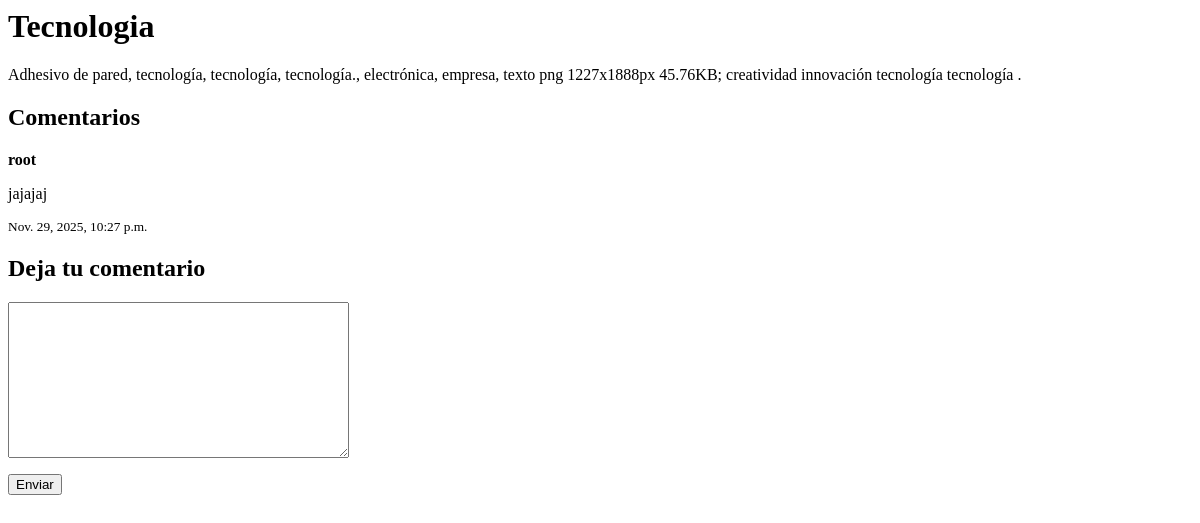
/comentario/comentar/3/ (signed in), run on an earlier commit of the app's database.
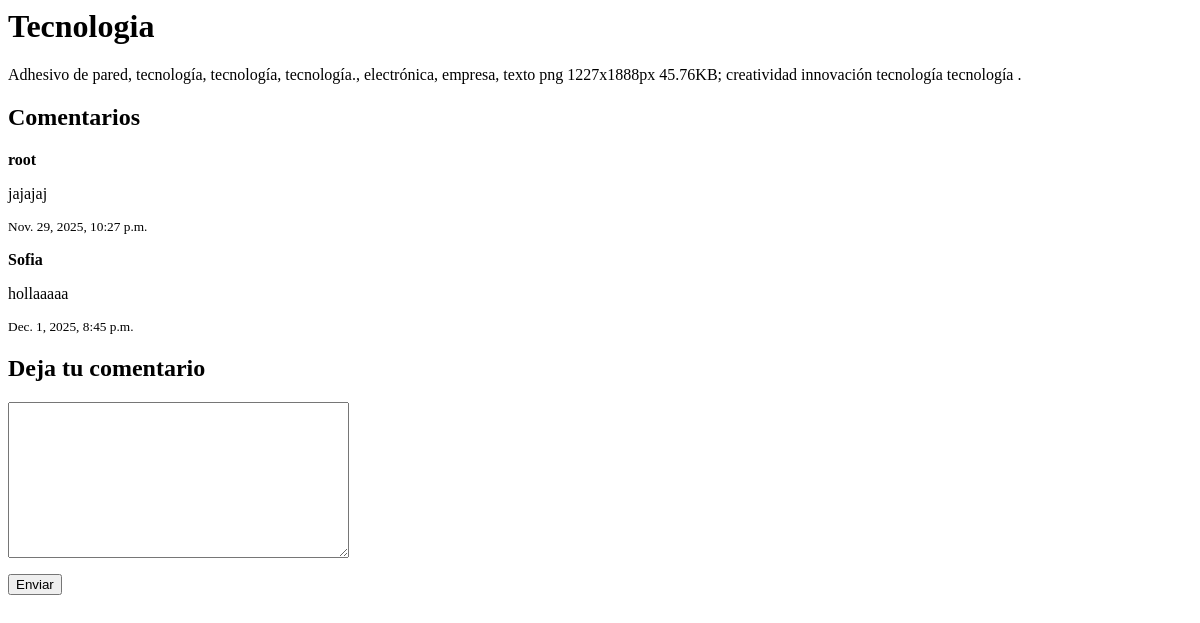
And on a later commit of the database.
### apps/comentario/models.py (models this page shows, shortened)
class Comentario(models.Model):
    articulo = models.ForeignKey('articulo.Articulo', on_delete=models.CASCADE, related_name='comentarios')
    usuario = models.ForeignKey(settings.AUTH_USER_MODEL, on_delete=models.CASCADE, related_name='comentarios')
    texto = models.TextField()
    fecha = models.DateTimeField(auto_now_add=True)

### apps/usuario/models.py (models this page shows, shortened)
class Usuario(AbstractUser):
    imagen = models.ImageField(null=True, blank=True,upload_to='usuario', default='usuario/user-default.png')

### apps/comentario/views.py (the view, shortened to what this page needs)
# urls.py: path('comentar/<int:id>/', ComentarArticuloView.as_view(), name='comentarArticulo'),
class ComentarArticuloView(LoginRequiredMixin, View):
    def get(self, request, id):
        articulo = get_object_or_404(Articulo, id=id)
        form = ComentarioForm()
        return render(request, 'comentario/comentar.html', {'form': form, 'articulo': articulo})

### apps/comentario/forms.py
class ComentarioForm(forms.ModelForm):
    texto = forms.CharField(
        widget=forms.Textarea(attrs={'placeholder': ''}),
        label=''
    )
    class Meta:
        model = Comentario
        fields = ['texto']

### templates/comentario/comentar.html (shortened to what this page needs)
<h1>{{ articulo.titulo }}</h1>
<p>{{ articulo.contenido }}</p>
<h2>Comentarios</h2>
{% for comentario in articulo.comentarios.all %}
<div class="comentario">
  <p><strong>{{ comentario.usuario.username }}</strong></p>
  <p>{{ comentario.texto }}</p>
  <p><small>{{ comentario.fecha }}</small></p>
</div>
{% endfor %}
<h2>Deja tu comentario</h2>
<form method="post" action="{% url 'comentar' articulo.id %}">
  {{ form.as_p }}
  <button type="submit">Enviar</button>
</form>

What changed in the data, as far as the page shows it:
added Comentario: usuario.username "Sofia", texto "hollaaaaa", fecha "Dec. 1, 2025, 8:45 p.m."
